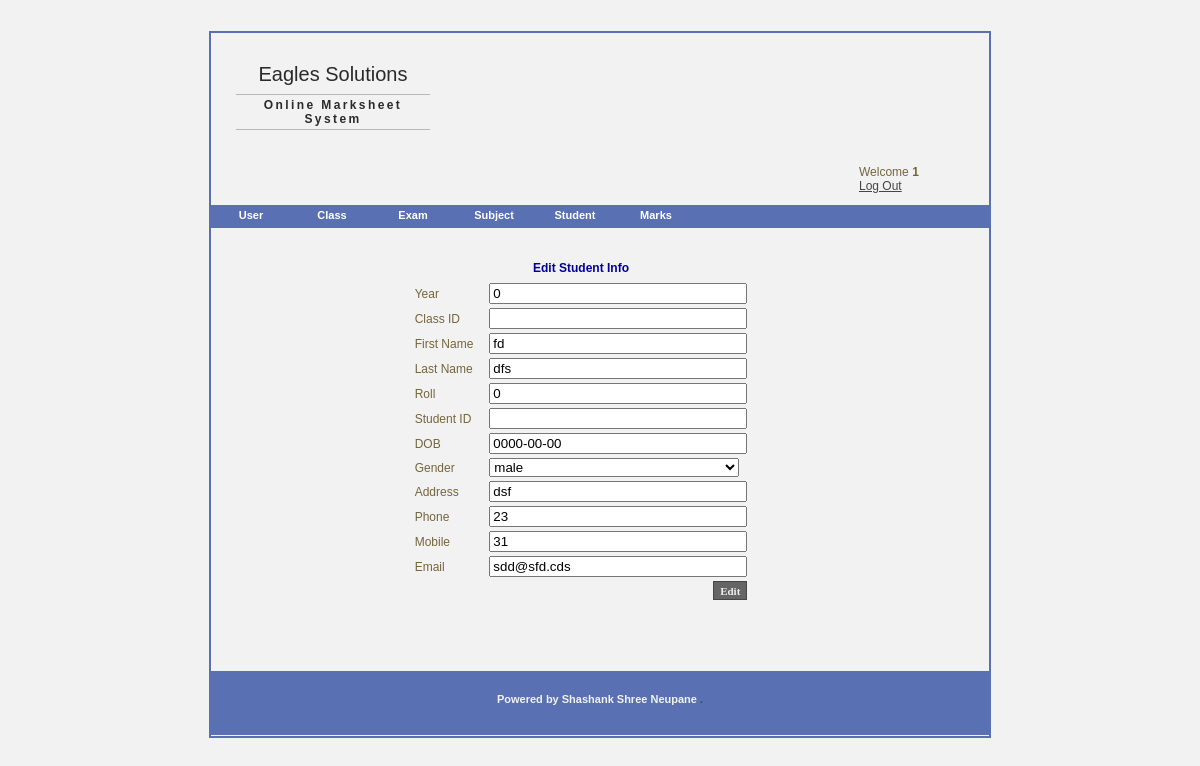
The app's page /pages/main.php?page=student&action=edit_student&id=9 (signed in) with its own data.
### tables this page shows
CREATE TABLE IF NOT EXISTS `student` (
  `ID` int(11) NOT NULL AUTO_INCREMENT,
  `FirstName` varchar(50) NOT NULL,
  `LastName` varchar(50) NOT NULL,
  `ClassID` varchar(30) NOT NULL,
  `Roll` int(11) NOT NULL,
  `SID` varchar(50) NOT NULL,
  `DOB` date NOT NULL,
  `Gender` varchar(20) NOT NULL,
  `Address` varchar(50) NOT NULL,
  `Phone` int(11) NOT NULL,
  `Mobile` int(11) NOT NULL,
  `Email` varchar(70) NOT NULL,
  `Year` int(11) NOT NULL,
  PRIMARY KEY (`ID`)
);

### pages/student.php (the view, shortened to what this page needs)
<?PHP
	if($_REQUEST['id'])
		$id=$_REQUEST['id'];
?>		<div id="search_form" align="center">
<?php
	if($_REQUEST['action'] == "add_student")
	{
?>      <div id="insert_form" align="center">
		<form name="insert" action="?page=student&action=do_add_student" method="post"/>
            <table>
                <tr>
                    <th colspan="3" style=" color: #000099"> Insert student info</th>
                </tr>
                <tr>
                    <td>Year</td>
                    <td><select name="year" id="textbox"  onChange="showclass(this.value)"/>
						<option> Select a year </option>
						<?php
						$sql= "select DISTINCT Year from class order by Year ASC";
						$query=mysql_query($sql);
						while($row=mysql_fetch_assoc($query))
						{
						   echo "<option value=\"".$row['Year']."\">".$row['Year']."</option>";
						}
						?>
						</select>
					</td>
                </tr>
                <tr id="class_ajax">
                    <td>Class</td>
                    <td><select name="class" id="textbox" />
                        <option > Select year first </option>
                        </select>
                    </td>
                </tr>
                <tr id="section_ajax" >
                    <td>Section</td>
                    <td><select name="sec" id="textbox" />
                        <option > Select class first </option>
                        </select>
                    </td>
                </tr>
               <tr id="classid_ajax">
                    <td>Class ID</td>
                    <td><select name="classid" id="textbox" />
                        <option > Select section first </option>
                        </select>
                    </td>
                </tr>
                 <tr>
                    <td>First Name </td>
                    <td><input type="text" name="fname" id="textbox"/></td>
                </tr>
                <tr>
                    <td>Last Name </td>
                    <td><input type="text" name="lname" id="textbox"/></td>
                </tr>
                <tr>
                    <td>Roll </td>
                    <td><input type="text" name="roll" id="textbox" onblur="generate_sid();" onKeyUp="generate_sid();this.blur();this.focus();" onChange="generate_sid();"/></td>
                </tr>
                <tr>
                    <td>Student ID </td>
                    <td><input type="text" name="sid" id="textbox"/></td>
                </tr>
                <tr>
                    <td>DOB </td>
                    <td><input type="text" name="dob" id="textbox"/></td>
                </tr>
                <tr>
                    <td>Gender </td>
                    <td><select name="gender" id="textbox"/>
                            <option>Male</option>
                            <option>Female</option>
                        </select>
                    </td>
                </tr>
                <tr>
                    <td>Address </td>
                    <td><input type="text" name="address" id="textbox"/></td>
                </tr>
                <tr>
                    <td>Phone</td>
                    <td><input type="text" name="phone" id="textbox"/></td>
                </tr>
                <tr>
                    <td>Mobile </td>
                    <td><input type="text" name="mobile" id="textbox"/></td>
                </tr>
                <tr>
                    <td>Email </td>
                    <td><input type="text" name="email" id="textbox"/></td>
                </tr>
                <tr>
                    <td colspan="3"><input type="submit" value="Submit" id="btn"/></td>
                </tr>
            </table>
		</form>
        </div>
<?php
	}
	elseif($_REQUEST['action'] == "do_add_student")
	{
		if($classid !="" and $fname != "" )
		{
			$sql= "select * from student where ClassID='".$classid."' and Roll='".$roll."' and  Year='".$year."' ";
			$query = mysql_query($sql);
			$count = mysql_num_rows($query);
			if($count==0)
			{
				$sql = "INSERT INTO `student` (
							`FirstName` ,
							`LastName` ,
							`ClassID` ,
							`Roll` ,
							`SID` ,
							`DOB` ,
							`Gender` ,
							`Address` ,
							`Phone` ,
							`Mobile` ,
							`Email` ,
							`Year`
							)
							VALUES (
							'". $fname."', '". $lname."', '". $classid."', '". $roll."', '". $sid."','". $dob."', '". $gender."', '". $address."', '". $phone ."', '". $mobile."', '". $email."' , '". $year."')";
				$result=mysql_query($sql);
				if ($result=='1'){
					echo "student info inserted";
				}else{
					echo "Error inserting student info";
				}
			}
				else{echo "Already Exists Roll no.";}
		}
		else
			echo "fields empty";
	}
	elseif($_REQUEST['action'] == "edit_student")
	{
		$sql= "select * from student where ID=".$id;
		$query=mysql_query($sql);
		while($row=mysql_fetch_assoc($query))
		{
?>			<div id="insert_form" align="center">
            <form  name="insert" action="?page=student&action=do_edit_student&id=<?PHP echo $row['ID']; ?>" method="post">
            <table>
                 <tr>
                        <th colspan="3" style=" color: #000099"> Edit Student Info</th>
                  </tr>
                  <tr><td></td></tr>
                 <tr>
                    <td>Year</td>
                    <td><input type="text" name="year" value="<?PHP echo $row['Year'];  ?>" id="textbox" readonly="readonly" /></td>
                </tr>
                <tr>
                    <td>Class ID</td>
                    <td><input type="text" name="classid" value="<?PHP echo $row['ClassID'];  ?>" id="textbox" readonly="readonly"/></td>
                </tr>
                <tr>
                    <td>First Name </td>
                    <td><input type="text" name="fname" value="<?PHP echo $row['FirstName'];  ?>" id="textbox"/></td>
                </tr>
                <tr>
                    <td>Last Name </td>
                    <td><input type="text" name="lname" value="<?PHP echo $row['LastName'];  ?>" id="textbox"/></td>
                </tr>
                <tr>
                    <td>Roll </td>
                    <td><input type="text" name="roll" value="<?PHP echo $row['Roll'];  ?>" id="textbox" onblur="generate_sid();" onKeyUp="generate_sid();this.blur();this.focus();" onChange="generate_sid();"/></td>
                </tr>
                <tr>
                    <td>Student ID </td>
                    <td><input type="text" name="sid" value="<?PHP echo $row['SID'];  ?>" id="textbox" readonly="readonly"/></td>
                </tr>
                <tr>
                    <td>DOB </td>
                    <td><input type="text" name="dob" value="<?PHP echo $row['DOB'];  ?>" id="textbox"/></td>
                </tr>
                <tr>
                    <td>Gender </td>
                    <td><select name="gender" id="textbox"/>
                            <option><?PHP echo $row['Gender'];  ?> </option>
                    </td>
                </tr>
                <tr>
                    <td>Address </td>
                    <td><input type="text" name="address" value="<?PHP echo $row['Address'];  ?>" id="textbox"/></td>
                </tr>
                <tr>
                    <td>Phone</td>
                    <td><input type="text" name="phone" value="<?PHP echo $row['Phone'];  ?>" id="textbox"/></td>
                </tr>
                <tr>
                    <td>Mobile </td>
                    <td><input type="text" name="mobile" value="<?PHP echo $row['Mobile'];  ?>" id="textbox"/></td>
                </tr>
                <tr>
                    <td>Email </td>
                    <td><input type="text" name="email" value="<?PHP echo $row['Email'];  ?>" id="textbox"/></td>
                </tr>
   	           <tr>
                    <td colspan="3"><input type="submit" value="Edit" id="btn" /></td>
                </tr>
            </table>
            </form>
             </div>
<?PHP
		}
	}
	elseif($_REQUEST['action'] == "do_edit_student")
	{
		$sql= "update `student` set `FirstName` = '".$fname."' , `LastName` = '".$lname."' , `ClassID` = '".$classid."' , `Roll` = '".$roll."' , `SID` = '".$sid."' , `DOB` = '".$dob."' , `Gender` = '".$gender."' , `Address` = '".$address."' , `Phone` = '".$phone."' , `Mobile` = '".$mobile."' , `Email` = '".$email."'  ,  `Year` = '".$year."' where ID='".$id."'";
		$result=mysql_query($sql);
		if ($result=='1'){
			echo "Student Info Edited";
		}else{
			echo "Error editing student info";
		}
	}
	elseif($_REQUEST['action'] == "del_student")
	{
		$sql= "delete from `student` where ID='".$id."'";
		$result=mysql_query($sql);
		if ($result=='1'){
			echo "student info Deleted";
		}else{
			echo "Error deleting student info ";
		}
		refresh("main.php?page=student");
	}
	elseif($_REQUEST['action'] == "search_student")
	{
			search();
            $sql= "select * from `student` where FirstName='".$fname."' or ClassID='".$classid."' or Gender='".$gender."' or Year='".$year."' ";
            $query=mysql_query($sql);
			echo "<div id='display_search' align='center'>";
            echo "<table border=1 cellpadding=5 cellspacing=0>";
            echo "<tr><th colspan=14 style= color:#000099>View Student Info</th></tr>";
            echo "<tr style= color:#0000FF><td colspan=2></td><th>First_Name</th><th>Last_Name</th><th>ClassID</th><th>Roll</th><th>Student_ID</th><th>DOB</th><th>Gender</th><th>Address</th><th>Phone</th><th>Mobile</th><th>Email</th><th>Year</th></tr>";
            while($row=mysql_fetch_assoc($query))
			{
		 ?>
                <tr>
                    <td><a href="main.php?page=student&action=edit_student&id=<?PHP echo $row['ID']; ?>"><img src="../images/edit.png" /></td>
                    <td><a href="main.php?page=student&action=del_student&id=<?PHP echo $row['ID']; ?>" onclick="return confirm_delete()"><img src="../images/delete.png" /></td>
                    <td><?PHP echo $row['FirstName']; ?></td>
                    <td><?PHP echo $row['LastName']; ?></td>
                    <td><?PHP echo $row['ClassID']; ?></td>
                    <td><?PHP echo $row['Roll']; ?></td>
                    <td><?PHP echo $row['SID']; ?></td>
                    <td><?PHP echo $row['DOB']; ?></td>
                    <td><?PHP echo $row['Gender']; ?></td>
                    <td><?PHP echo $row['Address']; ?></td>
                    <td><?PHP echo $row['Phone']; ?></td>
                    <td><?PHP echo $row['Mobile']; ?></td>
                    <td><?PHP echo $row['Email']; ?></td>
                    <td><?PHP echo $row['Year']; ?></td>
                </tr>
<?PHP
			}
?>
        </table>
<?PHP
		refresher();
?>
		</div>
<?PHP
	}
	else
	{
			search();
	?>
		<div id="display_search">
<?php
		    $sql= "select * from student order by ID DESC";
            $query=mysql_query($sql);
			echo "<div id='display_search' align='center'>";
            echo "<table border=1 cellpadding=5 cellspacing=0>";
            echo "<tr><th colspan=14 style= color:#000099>View Student Info</th></tr>";
            echo "<tr style= color:#0000FF><td colspan=2></td><th>First_Name</th><th>Last_Name</th><th>ClassID</th><th>Roll</th><th>Student_ID</th><th>DOB</th><th>Gender</th><th>Address</th><th>Phone</th><th>Mobile</th><th>Email</th><th>Year</th></tr>";
            while($row=mysql_fetch_assoc($query))
			{
		 ?>
                <tr>
                    <td><a href="main.php?page=student&action=edit_student&id=<?PHP echo $row['ID']; ?>"><img src="../images/edit.png" /></td>
                    <td><a href="main.php?page=student&action=del_student&id=<?PHP echo $row['ID']; ?>" onclick="return confirm_delete()"><img src="../images/delete.png" /></td>
                    <td><?PHP echo $row['FirstName']; ?></td>
                    <td><?PHP echo $row['LastName']; ?></td>
                    <td><?PHP echo $row['ClassID']; ?></td>
                    <td><?PHP echo $row['Roll']; ?></td>
                    <td><?PHP echo $row['SID']; ?></td>
                    <td><?PHP echo $row['DOB']; ?></td>
                    <td><?PHP echo $row['Gender']; ?></td>
                    <td><?PHP echo $row['Address']; ?></td>
                    <td><?PHP echo $row['Phone']; ?></td>
                    <td><?PHP echo $row['Mobile']; ?></td>
                    <td><?PHP echo $row['Email']; ?></td>
                    <td><?PHP echo $row['Year']; ?></td>
                </tr>
        <?PHP }
		?>
        </table>
        </div>
<?php
		refresher();
?>
		</div>
<?PHP
	}
?>

### css/css.css (style rules this page uses)
#textbox { width:250px; margin-left:12px; }
#btn { background-color:#656565; border:#454545 1px solid; font-family:tahoma; font-size:11px; font-weight:bold; color:#eeeeee; height:19px; width:auto; float:right; }
html, body, h1, h2, h3, h4, ul, li { margin: 0; padding: 0; }
body { background-color:#F2F2F2; text-align: center; font: 12px verdana, arial, sans-serif; color: #74653D; padding-bottom: 10px; padding-top: 31px; }
#insert_form { width:700px; margin:10px; padding:10px; }

### records on screen
student: year "0", fname "fd", lname "dfs", roll "0", dob "0000-00-00", gender "male", address "dsf", phone "23", mobile "31", email "sdd@sfd.cds"

### other values on screen
$_SESSION['admin'] "1"
